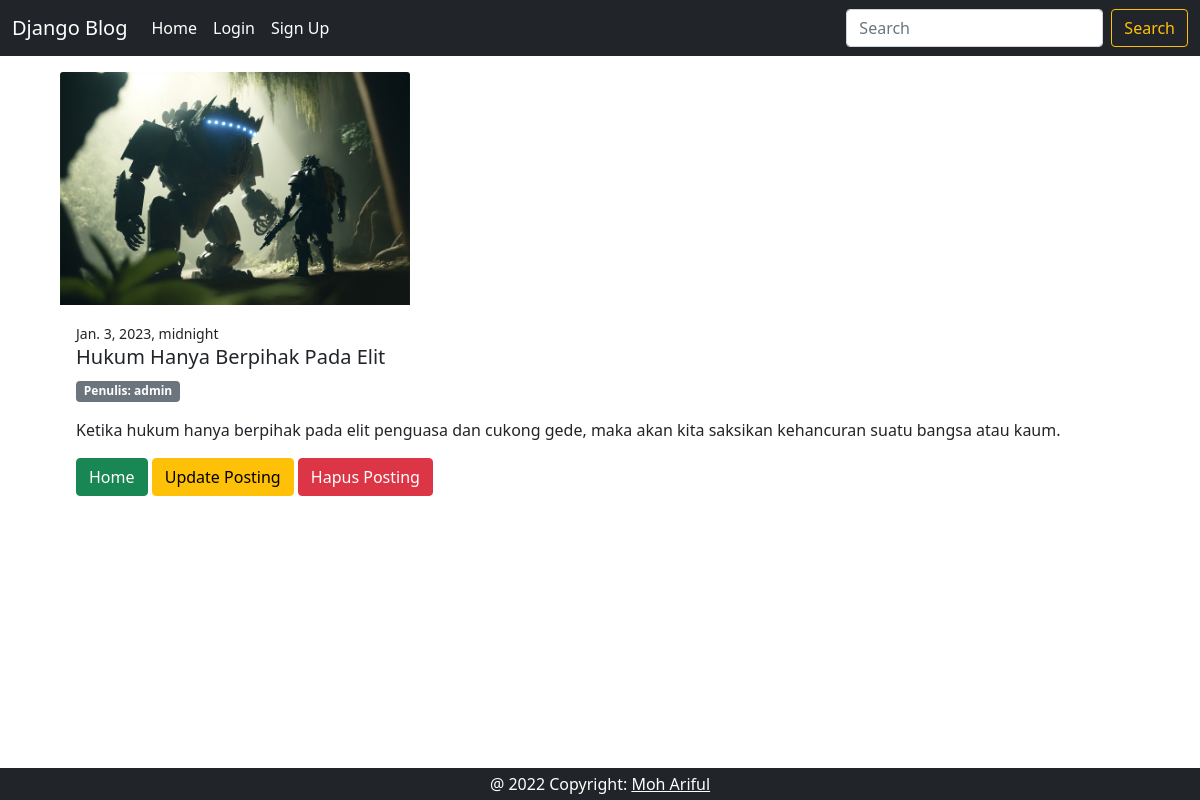
The page /detail/4 on the database its author committed.
### posting/models.py (models this page shows, shortened)
class Posting(models.Model):
    judul = models.CharField(max_length=200)
    konten = models.TextField()
    image = models.ImageField(null=True, blank=True, upload_to='images')
    date = models.DateTimeField()
    penulis = models.ForeignKey(User, on_delete=models.CASCADE)

### posting/views.py (the view)
# urls.py: path('detail/<int:pk>', PostingView.as_view(), name='detail'),
class PostingView(View):
    def get(self, request, pk, *args, **kwargs):
        posting = get_object_or_404(Posting, pk=pk)
        if cache.get(posting.pk):
            posting = cache.get(posting.pk)
            print("Diambil dari cache RAM")
        else:
            posting = get_object_or_404(Posting, pk=pk)
            cache.set(posting.pk, posting)
            print("Diambil dari disk database")
        context = {
            'posting': posting
        }
        return render(request, 'posting/detail.html', context)

### templates/posting/detail.html (shortened to what this page needs)
{% extends 'base.html' %}
{% block content %}
<div class="container mt-3 mb-5 justify-content-center" style="width: 69rem;">
    <img src="{{ posting.image.url }}"  style="width:350px" class="card-img-top" alt="my image">
    <div class="card-body">
        <small>{{ posting.date }}</small>
      <h5 class="card-title">{{ posting.judul }}</h5>
      <p class='badge bg-secondary'>Penulis: {{ posting.penulis }} </p>
      <p class="card-text">{{ posting.konten }}</p>
      <a href="{% url 'index' %}" class="btn btn-success">Home</a>
      <a href="{% url 'update' posting.pk %}" class="btn btn-warning">Update Posting</a>
      <a href="{% url 'delete' posting.pk %}" class="btn btn-danger">Hapus Posting</a>
    </div>
  </div>
{% endblock %}

### rows shown on the page
Posting: image (picture), date "Jan. 3, 2023, midnight", judul "Hukum Hanya Berpihak Pada Elit", penulis "admin", konten "Ketika hukum hanya berpihak pada elit penguasa dan cukong gede, maka akan kita saksikan kehancuran suatu bangsa atau kaum."
